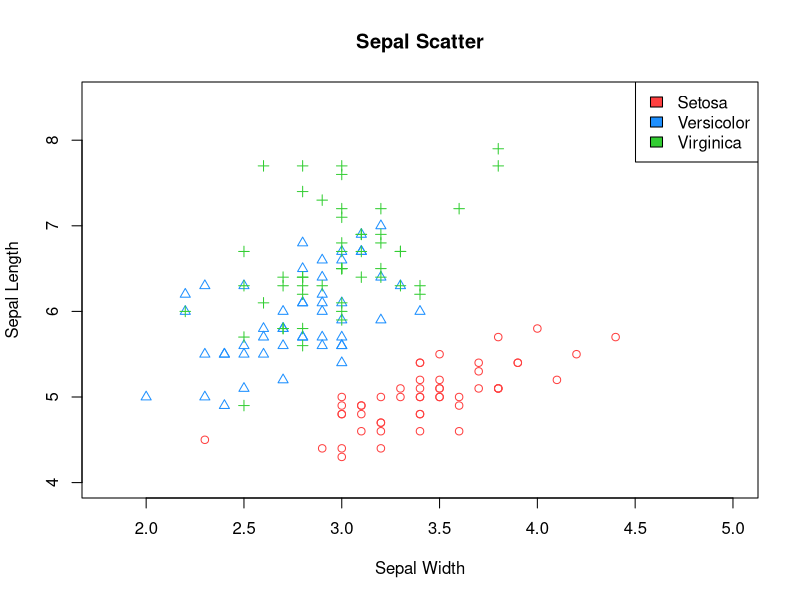

Generate this figure with R: (Note: this script raises an error after producing the figure.)
setwd(dirname(rstudioapi::getActiveDocumentContext()$path))
print(iris)
summary(iris)
my_data <- iris

## Task 1 - Scatterplot Sepal

#Plotting the Sepal Length variable and the Sepal Width variable for the 3 species (classes) 
#Setosa, Versicolor and Virginica. There are in total 150 datapoints with 50 for each 
#class in the original data. Setosa separate from the rest in the graph which means that 
#it would be quite easy to classify with LDA. Versicolor and Virginica mixed -> more equal 
#mean and covariance -> more difficult to predict correctly with LDA.
plot(iris$Sepal.Width, iris$Sepal.Length, pch = c(1,2,3)[iris$Species], 
     col=c("brown1","dodgerblue1","limegreen")[iris$Species], main = "Sepal Scatter", 
     xlab = "Sepal Width", ylab = "Sepal Length", xlim = c(1.8, 5), ylim = c(4, 8.5))
legend('topright', legend = c("Setosa", "Versicolor", "Virginica"), 
       fill = c("brown1","dodgerblue1","limegreen"))

## Task 2 - Linear Discriminant Analysis

## Task 2a
#Computing the mean vector, the covariance matrix and prior probabilities for each class.
#The prior probabilities are the same for each class since there are 50 datapoints for 
#each class in the original data. 

#Setosa
x1 <- iris$Sepal.Length[iris$Species == "setosa"]
x2 <- iris$Sepal.Width[iris$Species == "setosa"]
x_setosa = cbind(x1, x2)
mu_x1 = (sum(x1))/50
mu_x2 = (sum(x2))/50

#mean vector
mu_set = rbind(mu_x1, mu_x2)
cov(x_setosa)
setosa_prior = 50/150

#Versicolor
x3 <- iris$Sepal.Length[iris$Species == "versicolor"]
x4 <- iris$Sepal.Width[iris$Species == "versicolor"]
x_versicolor = cbind(x3, x4)
mu_x3 = (sum(x3))/50
mu_x4 = (sum(x4))/50
mu_ver = rbind(mu_x3, mu_x4)
cov(x_versicolor)
versicolor_prior = 50/150

#Virginica
x5 = iris$Sepal.Length[iris$Species == "virginica"]
x6 = iris$Sepal.Width[iris$Species == "virginica"]
x_virginica = cbind(x5, x6)
mu_x5 = (sum(x5))/50
mu_x6 = (sum(x6))/50
mu_vir = rbind(mu_x5, mu_x6)
cov(x_virginica)
virginica_prior = 50/150

## Task 2b
#Since LDA assumes that every class has the same covariance matrix, we compute the
#pooled covariance matrix. As we saw in Task 2a the classes did not have equal covariance
#matrices which is the assumption for LDA, which is why we need a pooled matrix. 
Pooled_covariance = (cov(x_setosa)*50 + cov(x_versicolor)*50 + 
                       cov(x_virginica)*50)/150

## Task 2d
#Here we calculate the discriminant functions for each class, which we can use to 
#predict the class for each datapoint. The function is taken from the lecture. 
#For each datapoint, the class with the highest discriminant value is the class we 
#predict the datapoint to belong to, this is shown in Task 3. 
x = cbind(iris$Sepal.Length, iris$Sepal.Width)

#Setosa
Dk_set_x = x %*% solve(Pooled_covariance) %*% mu_set - ((t(mu_set) %*% solve(Pooled_covariance) %*% mu_set) / 2)[1, 1] + log(setosa_prior)

#Versicolor
Dk_ver_x = x %*% solve(Pooled_covariance) %*% mu_ver - ((t(mu_ver) %*% solve(Pooled_covariance) %*% mu_ver) / 2)[1, 1] + log(versicolor_prior)

#Virginica
Dk_vir_x = x %*% solve(Pooled_covariance) %*% mu_vir - ((t(mu_vir) %*% solve(Pooled_covariance) %*% mu_vir) / 2)[1, 1] + log(virginica_prior)

## Task 2e
#We get the decision boundaries between the classes by setting the discriminant functions
#for each class equal to each other. If any datapoint fulfills this, it should be 
#exactly on "the predicted line" between the two classes -> you would not really know which
#class the datapoint would belong to (i think).
 
#Between setosa and versicolor, Dk_set_x = Dk_ver_x
x %*% solve(Pooled_covariance) %*% mu_set - ((t(mu_set) %*% solve(Pooled_covariance) %*% mu_set) / 2)[1, 1] + log(setosa_prior) = 
  x %*% solve(Pooled_covariance) %*% mu_ver - ((t(mu_ver) %*% solve(Pooled_covariance) %*% mu_ver) / 2)[1, 1] + log(versicolor_prior)

#Between setosa and virginica, Dk_set_x = Dk_vir_x
x %*% solve(Pooled_covariance) %*% mu_set - ((t(mu_set) %*% solve(Pooled_covariance) %*% mu_set) / 2)[1, 1] + log(setosa_prior) = 
  x %*% solve(Pooled_covariance) %*% mu_vir - ((t(mu_vir) %*% solve(Pooled_covariance) %*% mu_vir) / 2)[1, 1] + log(virginica_prior)

#Between versicolor and virginica, Dk_ver_x = Dk_vir_x
x %*% solve(Pooled_covariance) %*% mu_ver - ((t(mu_ver) %*% solve(Pooled_covariance) %*% mu_ver) / 2)[1, 1] + log(versicolor_prior) = 
  x %*% solve(Pooled_covariance) %*% mu_vir - ((t(mu_vir) %*% solve(Pooled_covariance) %*% mu_vir) / 2)[1, 1] + log(virginica_prior)

## Task 3 - Prediction with Discriminant function
#Here we use the discriminant values to predict the class for each datapoint. As
#stated in task 2d the class with the highest discriminant value for a datapoint, 
#is the class we predict the datapoint to belong to. 

#Loop over the 150 datapoints to see which class they belong to. It says if the setosa
#discriminant value is higher than the versicolor and virginica discriminant values for
#a specific datapoint, we set the class for that datapoint to setosa. The same for 
#versicolor and virginica.
for(i in 1:150) {
  if (Dk_set_x[i, 1] > Dk_ver_x[i, 1] && Dk_set_x[i, 1] > Dk_vir_x[i, 1]) {
    my_data[i, ]$Species <- "setosa"
  } else if (Dk_ver_x[i, 1] > Dk_set_x[i, 1] && Dk_ver_x[i, 1] > Dk_vir_x[i, 1]) {
    my_data[i, ]$Species <- "versicolor"
  } else if (Dk_vir_x[i, 1] > Dk_set_x[i, 1] && Dk_vir_x[i, 1] > Dk_ver_x[i, 1]) {
    my_data[i, ]$Species <- "virginica"
  }
}

#Plotting the Sepal Length variable and Sepal Width variable where we predicted 
#the classes for each point. Can see how versicolor and virginica has split up.
plot(my_data$Sepal.Width, my_data$Sepal.Length, pch = c(1,2,3)[my_data$Species], 
     col=c("brown1","dodgerblue1","limegreen")[my_data$Species], main = "Discriminant Plot", 
     xlab = "Sepal Width", ylab = "Sepal Length", xlim = c(1.8, 5), ylim = c(4, 8.5))
legend('topright', legend = c("Setosa", "Versicolor", "Virginica"), 
       fill = c("brown1","dodgerblue1","limegreen"))

#Confusion matrix between predicted and original values.
table(iris$Species, my_data$Species, dnn = c('Actual class', 'Predicted class'))

#Misclassification rate of prediction and LDA. 
n_errors = 1+15+14
error_rate = n_errors/150

#Here we instead use the built in LDA function in R. We predict the Species with 
#Sepal Length and Sepal Width. 
iris_lda = lda(Species ~ Sepal.Length + Sepal.Width, data = iris)

lda_pred = predict(iris_lda)$class

#Confusion matrix. The same one as in our calculated LDA.
table(iris$Species, lda_pred, dnn = c('Actual class', 'Predicted class'))

#Misclassification. The same one as in our calculated LDA. Gives our calculations
#some legitimacy. This is also expected since both methods are LDA. 
lda_n_errors = 1+15+14
lda_error_rate = lda_n_errors/150

## Task 4 - Generate with Probabilistic Model¨
my_new_data = iris

#Sample species(classes). Have no idea why we use this since this create 50 of each 
#class which would yield the same result as the original species vector (i think).
test = sample(unique(iris$Species), 150, replace = TRUE)

#Generate new values. Here we use the mean vector for each class and the pooled
#covariance to generate new values. We loop through 150 times and say that
#if the class in our sampled vector test is "setosa" we generate new values for 
#Sepal Length and Sepal Width by using the mean vector for setosa and the 
#pooled covariance. The same for versicolor and virginica. 
for(i in 1:150) {
  if (test[i] == "setosa") {
    generate = rmvnorm(1, mean = mu_set, sigma = Pooled_covariance)
    my_new_data[i, ]$Sepal.Length <- generate[1,1]
    my_new_data[i, ]$Sepal.Width <- generate[1,2]
    my_new_data[i, ]$Species <- "setosa"
  } else if (test[i] == "versicolor") {
    generate1 = rmvnorm(1, mean = mu_ver, sigma = Pooled_covariance)
    my_new_data[i, ]$Sepal.Length <- generate1[1,1]
    my_new_data[i, ]$Sepal.Width <- generate1[1,2]
    my_new_data[i, ]$Species <- "versicolor"
  } else if (test[i] == "virginica") {
    generate2 = rmvnorm(1, mean = mu_vir, sigma = Pooled_covariance)
    my_new_data[i, ]$Sepal.Length <- generate2[1,1]
    my_new_data[i, ]$Sepal.Width <- generate2[1,2]
    my_new_data[i, ]$Species <- "virginica"
  }
}

#Plotting the new generated Sepal Length variable and the Sepal Width variable for each 
#class. They are a bit different since we used the pooled covariance instead of the 
#class´ own covariance matrix. We also see that the Versicolor and Virginica are mixed
#which is not surprising since we used the original data mean. 
plot(my_new_data$Sepal.Width, my_new_data$Sepal.Length, pch = c(1,2,3)[my_new_data$Species], 
     col=c("brown1","dodgerblue1","limegreen")[my_new_data$Species], main = "Generated Plot", 
     xlab = "Sepal Width", ylab = "Sepal Length", xlim = c(1.8, 5.5), ylim = c(4, 8.5))
legend('topright', legend = c("Setosa", "Versicolor", "Virginica"), 
       fill = c("brown1","dodgerblue1","limegreen"))

## Task 5 - Logistic regression
#Classifying the species with logistic regression instead of LDA. Do not really have
#a good explanation for this method. 
iris_multinom = multinom(Species ~ Sepal.Length + Sepal.Width, data = iris)

multinom_pred = predict(iris_multinom, type = "class")

for(i in 1:150) {
  my_data[i, ]$Species = multinom_pred[i]
}

#Plotting the Sepal Length variable and Sepal Width variable where we predicted 
#the classes for each point. Can see how the logistic regression handles outliers
#such as the most left setosa better than the LDA since it classifies that correctly.
plot(my_data$Sepal.Width, my_data$Sepal.Length, pch = c(1,2,3)[my_data$Species], 
     col=c("brown1","dodgerblue1","limegreen")[my_data$Species], main = "Log Regression Plot", 
     xlab = "Sepal Width", ylab = "Sepal Length", xlim = c(1.8, 5), ylim = c(4, 8.5))
legend('topright', legend = c("Setosa", "Versicolor", "Virginica"), 
       fill = c("brown1","dodgerblue1","limegreen"))

#Confusion matrix
table(iris$Species, multinom_pred, dnn = c('Actual class', 'Predicted class'))


#Misclassification error. Better than the LDA which could reflect the LDA:s inability 
#to handle outliers as well as the fact that the classes in the LDA do not have the same 
#covariance matrix, where we instead have to pool them together. This is not an assumption 
#in Logistic regression. 
multinom_n_errors = 12+13
multinom_error_rate = multinom_n_errors/150
